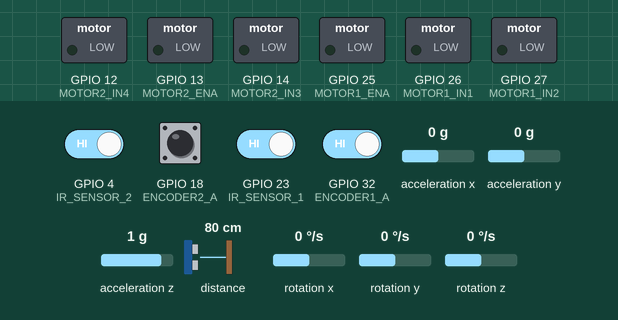
Recording of a sketch running on a simulated ESP32. Parts: switched loads named in the sketch (green lamp = pin HIGH). The inputs (shaded band) are chosen by the test bench; at power-on: GPIO 4 (IR_SENSOR_2), GPIO 18 (ENCODER2_A), GPIO 23 (IR_SENSOR_1), GPIO 32 (ENCODER1_A) HIGH, rotation z 0 °/s, acceleration x 0 g, acceleration y 0 g, acceleration z 1 g, distance to the obstacle 80 cm, rotation x 0 °/s, rotation y 0 °/s. Random numbers use the default seed unless the sketch sets one; nothing arrives over Bluetooth unless stated; what the sketch prints to the serial monitor is not drawn.

Above: at 4.2 s.
4.3 s: rotation z set to -22 °/s
At 5.6 s:
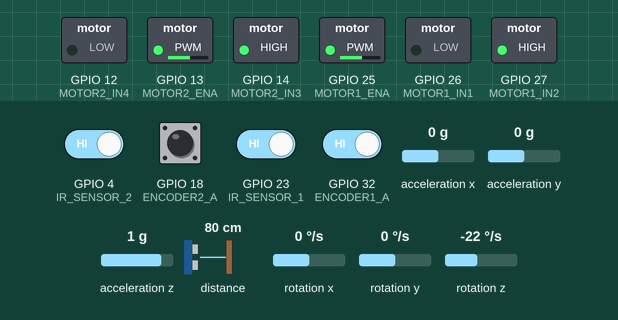
8.5 s: rotation z set to -27 °/s
At 9.19 s:
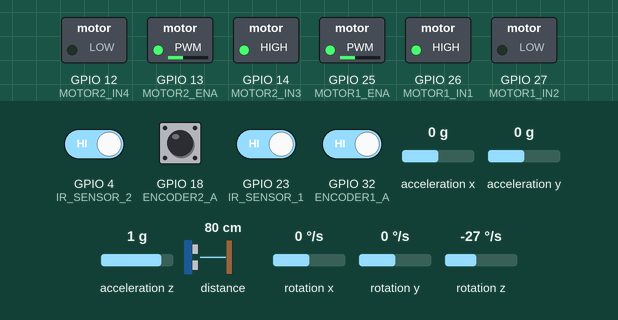
At 10.6 s:
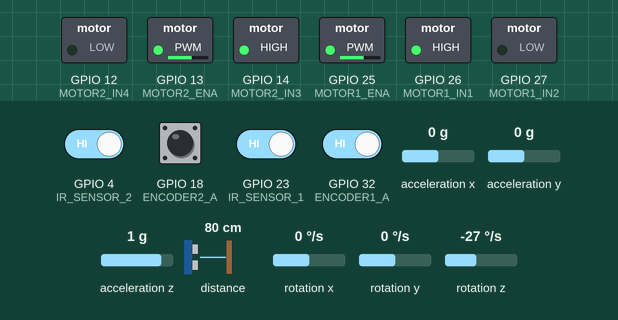
11.2 s: GPIO 18 (ENCODER2_A) pulsed LOW 2 times (0.12 s each, 0.3 s apart)
15.7 s: GPIO 18 (ENCODER2_A) pulsed LOW 5 times (0.12 s each, 0.3 s apart)
Timing chart, 0 to 23.6 s (numbered marks = the images above; inputs shaded):
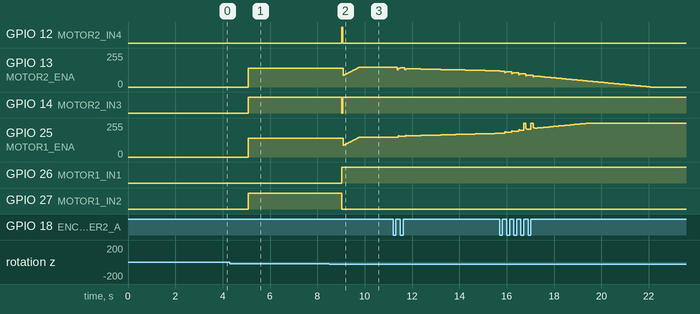

Measured:
- the behaviour switches between -25 and -26 °/s on rotation z (found by bisection; images 1 and 2)
- after the input at 8.5 s, GPIO 12 (MOTOR2_IN4): LOW → HIGH after 0.54 s, → LOW 0.03 s later; GPIO 14 (MOTOR2_IN3): HIGH → LOW after 0.54 s, → HIGH 0.03 s later

The sketch:

Right_Forward_left.ino
```cpp
#include <Arduino.h>
#include <driver/ledc.h>
#include <Wire.h>
#include <MPU6050.h>
#include <VL53L0X.h>
#include <WiFi.h>
#include <WebServer.h>
#include "BluetoothSerial.h"

// --------------------------
// Bluetooth Configuration
// --------------------------
BluetoothSerial SerialBT;

// --------------------------
// Motor Control Pin Definitions
// --------------------------
#define MOTOR1_IN1 26
#define MOTOR1_IN2 27
#define MOTOR1_ENA 25  // PWM-capable GPIO pin

#define MOTOR2_IN3 14
#define MOTOR2_IN4 12
#define MOTOR2_ENA 13  // PWM-capable GPIO pin

// --------------------------
// Encoder Pin Definitions
// --------------------------
#define ENCODER1_A 32
#define ENCODER1_B 33
#define ENCODER2_A 18
#define ENCODER2_B 19

// IR sensor pins
#define IR_SENSOR_1 23
#define IR_SENSOR_2 4

// I2C pins
#define I2C_SDA 21
#define I2C_SCL 22

// VL53L0X object
VL53L0X lidar;

// --------------------------
// Global Variables
// --------------------------
MPU6050 mpu;

float yaw = 0; // Yaw angle
float Kp = 4.3199, Ki = 2.4, Kd = 2.755;
const float derivativeAlpha = 0.1;
float prev_error = 0;
int Base_PWM = 150;
float cycleError = 0;
volatile int encoder_left_count = 0;
volatile int encoder_right_count = 0;
const float wheel_diameter = 4.4;
const int PPR = 210;
const float wheel_circumference = 3.14159 * wheel_diameter;

// PID State Variables
float integral   = 0.0;
float derivative = 0.0;
unsigned long lastTime = 0;
const float maxIntegral = 1000.0;

float desiredYawAngle = 0;
float gyroBiasZ = 0;

// *** ADDED *** Maze size, robot state, visited array
static const int MAZE_WIDTH  = 8;
static const int MAZE_HEIGHT = 8;


//************* added part by Ali *****************//
// maze info
const int mazeWidth = 8, mazeHeight = 8;

int maze[mazeHeight][mazeWidth] = {
  {1,1,1,1,1,1,1,1},
  {1,1,1,1,1,1,1,1},
  {1,1,1,1,1,1,1,1},
  {1,1,1,0,0,1,1,1},  // Center cells (3,3) and (3,4)
  {1,1,1,0,0,1,1,1},  // Center cells (4,3) and (4,4)
  {1,1,1,1,1,1,1,1},
  {1,1,1,1,1,1,1,1},
  {1,1,1,1,1,1,1,1}
};

// Define robot orientation
enum Orientation {NORTH, SOUTH, EAST, WEST};
Orientation currentOrientation = NORTH; // to be modified based on the initial orientation of the robot.

// Define robot position
struct Position {
  int row;
  int col;
};
Position currentPosition = {7, 0}; // Start at bottom-left corner, to be modified based on the initial cell of the robot.

// --------------------------
// LEDC (PWM) Configuration
// --------------------------
void configureLEDC(uint8_t channel, uint8_t pin, uint32_t freq, uint8_t resolution) {
  // Configure LEDC timer
  ledc_timer_config_t ledcTimer = {
    .speed_mode       = LEDC_LOW_SPEED_MODE,
    .duty_resolution  = (ledc_timer_bit_t)resolution,
    .timer_num        = LEDC_TIMER_0,
    .freq_hz          = freq,
    .clk_cfg          = LEDC_AUTO_CLK
  };
  ledc_timer_config(&ledcTimer);

  // Configure LEDC channel
  ledc_channel_config_t ledcConfig = {
    .gpio_num       = pin,
    .speed_mode     = LEDC_LOW_SPEED_MODE,
    .channel        = (ledc_channel_t)channel,
    .intr_type      = LEDC_INTR_DISABLE,
    .timer_sel      = LEDC_TIMER_0,
    .duty           = 0,
    .hpoint         = 0
  };
  ledc_channel_config(&ledcConfig);
}

// --------------------------
// LiDAR Functions
// --------------------------
void initLiDAR() {
  Wire.begin(I2C_SDA, I2C_SCL);
  if (!lidar.init()) {
    Serial.println("Failed to initialize VL53L0X!");
    while (1);
  }
  lidar.setTimeout(500);
  lidar.startContinuous();
  Serial.println("LiDAR initialized.");
}

int readLiDAR() {
  int distance = lidar.readRangeContinuousMillimeters();
  if (lidar.timeoutOccurred()) {
    Serial.println("LiDAR timeout!");
    return -1;
  }
  return distance;
}

// --------------------------
// Motor & Encoder
// --------------------------
void setMotorSpeed(int leftSpeed, int rightSpeed) {
  leftSpeed  = constrain(leftSpeed, -255, 255);
  rightSpeed = constrain(rightSpeed, -255, 255);

  int leftDuty  = abs(leftSpeed);
  int rightDuty = abs(rightSpeed);

  ledc_set_duty(LEDC_LOW_SPEED_MODE, (ledc_channel_t)0, leftDuty);
  ledc_update_duty(LEDC_LOW_SPEED_MODE, (ledc_channel_t)0);

  ledc_set_duty(LEDC_LOW_SPEED_MODE, (ledc_channel_t)1, rightDuty);
  ledc_update_duty(LEDC_LOW_SPEED_MODE, (ledc_channel_t)1);
}

void updateEncoderLeft()  { encoder_left_count++; }
void updateEncoderRight() { encoder_right_count++; }

void initialize_motors() {
  // Forward direction
  digitalWrite(MOTOR1_IN1, HIGH);
  digitalWrite(MOTOR1_IN2, LOW);
  digitalWrite(MOTOR2_IN3, HIGH);
  digitalWrite(MOTOR2_IN4, LOW);
  setMotorSpeed(Base_PWM, Base_PWM);
}

void stopMotors() {
  digitalWrite(MOTOR1_IN1, LOW);
  digitalWrite(MOTOR1_IN2, LOW);
  digitalWrite(MOTOR2_IN3, LOW);
  digitalWrite(MOTOR2_IN4, LOW);
  setMotorSpeed(0, 0);
}

// --------------------------
// MPU (Gyro) Functions
// --------------------------
void initializeMPU6050() {
  Wire.begin();
  mpu.initialize();
  if (!mpu.testConnection()) {
    Serial.println("MPU6050 connection failed");
    return;
  }
  Serial.println("MPU6050 initialized successfully!");
}

float readYaw() {
  static unsigned long lastTime = 0;
  if (lastTime == 0) lastTime = micros();

  int16_t gx, gy, gz;
  mpu.getRotation(&gx, &gy, &gz);

  float gyroZ = (gz / 131.0f) - gyroBiasZ; // Subtract bias

  unsigned long currentTime = micros();
  float deltaTime = (currentTime - lastTime) / 1000000.0f;
  lastTime = currentTime;
  if (deltaTime <= 0.0f || deltaTime > 1.0f) {
    deltaTime = 0.01f;
  }

  yaw += gyroZ * deltaTime;
  // wrap yaw in [0..360)
  if (yaw >= 360.0f) yaw -= 360.0f;
  if (yaw < 0.0f)    yaw += 360.0f;

  //SerialBT.printf("Yaw: %.2f, GyroZ: %.2f, DeltaTime: %.6f\n", yaw, gyroZ, deltaTime);
  return yaw;
}

// --------------------------
// Basic PID update
// --------------------------
void updatePID(float error) {
  unsigned long currentTime = millis();
  float deltaTime = (currentTime - lastTime) / 1000.0f;
  if (deltaTime <= 0.0f) deltaTime = 0.01f;

  integral += error * deltaTime;
  integral = constrain(integral, -maxIntegral, maxIntegral);

  float derivativeRaw = (error - prev_error) / deltaTime;
  derivative = derivativeAlpha * derivativeRaw + (1.0f - derivativeAlpha) * derivative;

  prev_error = error;
  lastTime   = currentTime;
}

// --------------------------
// moveForward(...) with ramp & correction
// --------------------------

void moveForward(float target_distance) {

  // Reset encoder counts
  encoder_left_count = 0;
  encoder_right_count = 0;

  // --- Local (Distance) PID State Variables ---
  float distanceIntegral = 0;
  float distancePrevError = 0;
  unsigned long lastTimeDist = millis();

  // --- PID Gains (tune these values as needed) ---
  // Distance PID gains
  float Kp_dist = Kp;
  float Ki_dist = Ki;
  float Kd_dist = Kd;

  float Kp_head = Kp;
  float Ki_head = Ki;
  float Kd_head = Kd;

  integral = 0;
  prev_error = 0;
  derivative = 0;
  lastTime = millis();

  initialize_motors();

  while (true) {
    int avgPulses = (encoder_left_count + encoder_right_count) / 2;
    float distanceTraveled = (avgPulses / (float)PPR) * wheel_circumference;

    // Compute distance error (how far remaining)
    float distError = target_distance - distanceTraveled;

    if (fabs(distError) < 0.5) {
      break;
    }

    unsigned long currentTime = millis();
    float dt = (currentTime - lastTimeDist) / 1000.0f;
    if (dt < 0.01f) dt = 0.01f;
    lastTimeDist = currentTime;

    distanceIntegral += distError * dt;
    float distanceDerivative = (distError - distancePrevError) / dt;
    float forwardCommand = (Kp_dist * distError) + (Ki_dist * distanceIntegral) + (Kd_dist * distanceDerivative);
    distancePrevError = distError;

    // Constrain the forward command (this is the desired base speed)
    forwardCommand = constrain(forwardCommand, 0, Base_PWM);

    // Calculate a heading error based on the difference between left and right encoders.
    float headingError = (float)encoder_left_count - (float)encoder_right_count;
    updatePID(headingError);
    float headingCorrection = (Kp_head * headingError) + (Ki_head * integral) + (Kd_head * derivative);

    int leftSpeed  = constrain((int)(forwardCommand - headingCorrection), 0, 255);
    int rightSpeed = constrain((int)(forwardCommand + headingCorrection), 0, 255);

    setMotorSpeed(leftSpeed, rightSpeed);
    delay(5);
  }

  stopMotors();
  updatePosition();
}

// --------------------------
// Turn Right / Turn Left
// --------------------------

// Helper: smallest angular difference in [-180..180]
float angleDiff(float from, float to) {
  float diff = fmodf((to - from + 540.0f), 360.0f) - 180.0f;
  return diff;
}

void turnRight(float targetAngle) {
  float initialYaw = readYaw();
  float rawTarget = initialYaw - targetAngle;
  if (rawTarget < 0)   rawTarget += 360.0f;
  if (rawTarget >= 360.0f) rawTarget -= 360.0f;

  float currentYaw = initialYaw;

  // Reset PID
  integral = 0;
  prev_error = 0;
  derivative = 0;
  lastTime = millis();

  unsigned long startTime = millis();
  SerialBT.printf("Turning Right: InitialYaw=%.2f, TargetYaw=%.2f\n", initialYaw, rawTarget);

  while (true) {
    if (millis() - startTime > 4000) {
      SerialBT.println("Turn Timeout! Stopping Motors.");
      stopMotors();
      break;
    }

    currentYaw = readYaw();
    float error = angleDiff(currentYaw, rawTarget);

    if (fabs(error) < 3.0f) {
      SerialBT.println("Turn Completed.");
      stopMotors();
      break;
    }

    updatePID(error);
    if (integral > 100)  integral = 100;
    if (integral < -100) integral = -100;

    float correction = (Kp * error) + (Ki * integral) + (Kd * derivative);

    // negative => turn right, positive => turn left
    int leftDir  = (correction > 0) ? LOW : HIGH;
    int rightDir = (correction > 0) ? HIGH : LOW;
    digitalWrite(MOTOR1_IN1, leftDir);
    digitalWrite(MOTOR1_IN2, !leftDir);
    digitalWrite(MOTOR2_IN3, rightDir);
    digitalWrite(MOTOR2_IN4, !rightDir);

    int turnSpeed = 50 + (int)fabs(correction);
    turnSpeed = constrain(turnSpeed, 60, 140);

    setMotorSpeed(turnSpeed, turnSpeed);
    delay(10);
  }


  // update current orientation ******* new part ********
    if (targetAngle == 90){
      switch (currentOrientation) {
        case NORTH: currentOrientation = EAST; break;
        case EAST:  currentOrientation = SOUTH; break;
        case SOUTH: currentOrientation = WEST; break;
        case WEST:  currentOrientation = NORTH; break;
      }
    }
    else{ // this is when target angle is 180
      switch (currentOrientation) {
        case NORTH: currentOrientation = SOUTH; break;
        case EAST:  currentOrientation = WEST; break;
        case SOUTH: currentOrientation = NORTH; break;
        case WEST:  currentOrientation = EAST; break;
      }
    }
}

void turnLeft(float targetAngle) {
  float initialYaw = readYaw();
  float rawTarget = initialYaw + targetAngle;
  if (rawTarget < 0)      rawTarget += 360.0f;
  if (rawTarget >= 360.0f) rawTarget -= 360.0f;

  float currentYaw = initialYaw;

  integral = 0;
  prev_error = 0;
  derivative = 0;
  lastTime = millis();

  unsigned long startTime = millis();
  SerialBT.printf("Turning Left: InitialYaw=%.2f, TargetYaw=%.2f\n", initialYaw, rawTarget);

  while (true) {
    if (millis() - startTime > 4000) {
      SerialBT.println("Turn Timeout! Stopping Motors.");
      stopMotors();
      break;
    }

    currentYaw = readYaw();
    float error = angleDiff(currentYaw, rawTarget);

    if (fabs(error) < 3.0f) {
      SerialBT.println("Turn Completed.");
      stopMotors();
      break;
    }

    updatePID(error);
    if (integral > 100)  integral = 100;
    if (integral < -100) integral = -100;

    float correction = (Kp * error) + (Ki * integral) + (Kd * derivative);

    int leftDir  = (correction > 0) ? LOW : HIGH;
    int rightDir = (correction > 0) ? HIGH : LOW;
    digitalWrite(MOTOR1_IN1, leftDir);
    digitalWrite(MOTOR1_IN2, !leftDir);
    digitalWrite(MOTOR2_IN3, rightDir);
    digitalWrite(MOTOR2_IN4, !rightDir);

    int turnSpeed = 50 + (int)fabs(correction);
    turnSpeed = constrain(turnSpeed, 60, 140);

    setMotorSpeed(turnSpeed, turnSpeed);
    delay(10);
  }

   // update current orientaion ********** new part **********
    switch (currentOrientation) {
      case NORTH: currentOrientation = WEST; break;
      case WEST:  currentOrientation = SOUTH; break;
      case SOUTH: currentOrientation = EAST; break;
      case EAST:  currentOrientation = NORTH; break;
    }
}

// --------------------------
// Maze / Sensor functions
// --------------------------
int API_mazeWidth()  { return 8; }
int API_mazeHeight() { return 8; }

int API_wallFront() {
  int distance = readLiDAR();
  return (distance > 0 && distance < 130);
}

int API_wallRight() {
  int irRight = digitalRead(IR_SENSOR_1);
  // If your IR hardware returns HIGH for "wall" or "no wall," adapt as needed.
  return (irRight == LOW); // e.g. LOW means no wall or vice versa
}

int API_wallLeft() {
  int irLeft = digitalRead(IR_SENSOR_2);
  return (irLeft == LOW);
}


// ************** new part added by Ali *************************//
void updatePosition() {
  switch (currentOrientation) {
    case NORTH: currentPosition.row -= 1; break;
    case SOUTH: currentPosition.row += 1; break;
    case EAST:  currentPosition.col += 1; break;
    case WEST:  currentPosition.col -= 1; break;
  }
}

void randomExplorerStep() {
  // Evaluate which directions are open
  bool rightOpen  = !API_wallRight();   // TRUE if NO wall on right
  bool leftOpen   = !API_wallLeft();    // TRUE if NO wall on left
  bool frontOpen  = !API_wallFront();   // TRUE if NO wall in front

  // Generate a random choice: 0 or 1
  int randomChoice = random(2);

  // =========== CASE 1: Both left & right open ===========
  if (leftOpen && rightOpen) {
    if (randomChoice == 0) {
      SerialBT.println("Random => Turn RIGHT + Forward");
      turnRight(90);
    } else {
      SerialBT.println("Random => Turn LEFT + Forward");
      turnLeft(90);
    }

    moveForward(19.6);        // move 20cm to next cell

  // =========== CASE 2: Exactly one side is open ===========
  } else if (leftOpen && !rightOpen) {
    if (randomChoice == 0 && frontOpen) {
      // 50% chance => forward
      SerialBT.println("Left open but picking FORWARD");
      moveForward(19.6);
    } else {
      // else => turn left
      SerialBT.println("Turn LEFT + Forward");
      turnLeft(90);
      moveForward(19.6);
    }

  } else if (rightOpen && !leftOpen) {
    // Right is open, left is blocked
    if (randomChoice == 0 && frontOpen) {
      SerialBT.println("Right open but picking FORWARD");
    } else {
      // else => turn right
      SerialBT.println("Turn RIGHT + Forward");
      turnRight(90);
      moveForward(19.6);
    }

  // =========== CASE 3: No side open, but front is open ===========
  } else if (frontOpen) {
    SerialBT.println("Forward is open => Move forward");
    moveForward(19.6);

  // =========== CASE 4: Dead End => turn around ===========
  } else {
    SerialBT.println("Dead end => Turn around 180");
    turnRight(180);
    moveForward(19.6);  // optional step forward
  }
}

void rightHandRule() {
  delay(2000);

  while (true) {
    if (maze[currentPosition.row][currentPosition.col] == 0) {
      stopMotors();
      break;
    }

    bool wallRight  = API_wallRight();
    bool wallFront  = API_wallFront();
    bool wallLeft   = API_wallLeft();

    SerialBT.print("Pos("); SerialBT.print(currentPosition.row); SerialBT.print(", ");
    SerialBT.print(currentPosition.col);
    SerialBT.print(" | WallRight="); SerialBT.print(wallRight);
    SerialBT.print(", WallFront="); SerialBT.print(wallFront);
    SerialBT.print(", WallLeft="); SerialBT.println(wallLeft);
    randomExplorerStep();
    delay(500);
  }
}

// --------------------------
// Setup & Loop
// --------------------------
void setup() {
  Serial.begin(115200);
  SerialBT.begin("ESP32_PID_Controller");  // Bluetooth device name
  SerialBT.println("Bluetooth Initialized!");
  delay(3000);

  pinMode(MOTOR1_IN1, OUTPUT);
  pinMode(MOTOR1_IN2, OUTPUT);
  pinMode(MOTOR2_IN3, OUTPUT);
  pinMode(MOTOR2_IN4, OUTPUT);
  pinMode(MOTOR1_ENA, OUTPUT);
  pinMode(MOTOR2_ENA, OUTPUT);

  configureLEDC(0, MOTOR1_ENA, 5000, 8);
  configureLEDC(1, MOTOR2_ENA, 5000, 8);

  pinMode(ENCODER1_A, INPUT_PULLUP);
  pinMode(ENCODER2_A, INPUT_PULLUP);

  attachInterrupt(digitalPinToInterrupt(ENCODER1_A), updateEncoderLeft, RISING);
  attachInterrupt(digitalPinToInterrupt(ENCODER2_A), updateEncoderRight, RISING);

  // IR sensors
  pinMode(IR_SENSOR_1, INPUT_PULLUP);
  pinMode(IR_SENSOR_2, INPUT_PULLUP);

  initializeMPU6050();
  initLiDAR();

}
void loop() {
  // Right-hand rule solver
  rightHandRule();

  // Once done, do nothing
  while (1) {
    delay(1000);
  }
}
```
